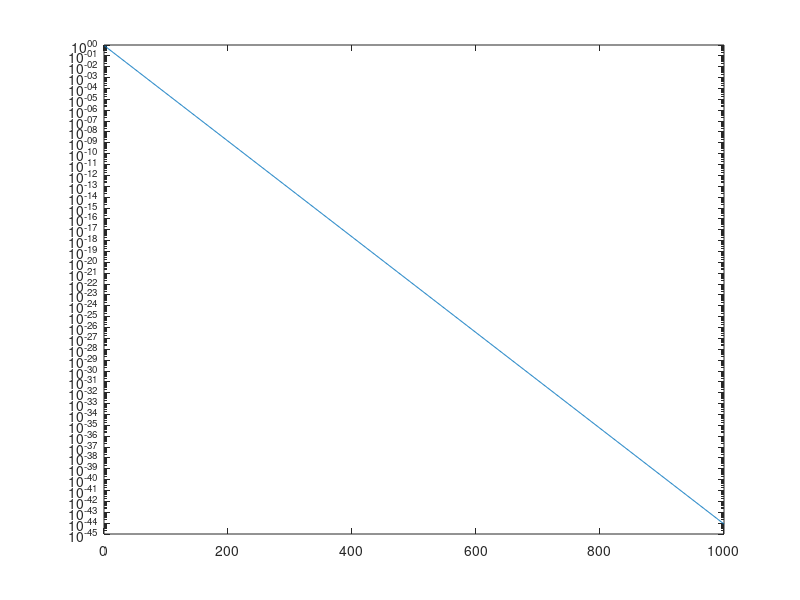

The MATLAB source for this figure: (Note: this script raises an error after producing the figure.)
%% State Space
% m input varibles
% p output variables
% n state variables

% System can be represented as four matrices:
%    n m
% n[ A B ]
% p[ C D ]
% 
% Where,
% A nxn
% B nxm
% C pxn
% D pxm

%% Discrete
% x[n+1] = Ax[n] + Bu[n]
% y[n] = Cx[n] + Du[n]
%
% or in the Z domain,
% zX(z) = AX(z) + BU(z)
% Y(z) = CX(z) + DU(z)

% State transition matrix: Phi(n) = A^n

% If 0 input: x[n] = A^n*x[0]
% Need |eig(A)| < 1

 A = [1/5 1/3; 1/2 2/3]; % stable
% A = [1 1/3; 1/2 2/3];  % unstable
eig(A)                  % computes the eigenvalues of a matrix

t = 1:1000;
v = zeros(1,1000);
An = A;
for i = 1:1000
    An = An*A;
    v(i) = norm(An,'fro');
end

figure;
semilogy(t,v)

%% ss2tf
% SISO
B = [1 ;1]; % 2x1 -> 1 input
C = [1 1];  % 1x2 -> 1 output
D = 0;

% Remember: H(z) = C((zI-A)^-1)B+D
[b,a] = ss2tf(A,B,C,D);

[z,p,k] = tf2zpk(b,a)   % poles = eig(A)

%% MIMO
% With MIMO systems, there is a transfer function for each input -> output.
% Thus the transfer function is actually a transfer function matrix, each
% entry being a transfer function between an input an output.
% We represent the transfer function from input j to output i by Hij.

% 2 inputs, 2 outputs
B = eye(2);
C = eye(2);
D = zeros(2);

[b,a] = ss2tf(A,B,C,D,2)

% Here there are 2 inputs and 2 outputs. For ss2tf, you can't return a
% whole transfer function matrix. You can only return the transfer
% functions for each input separately.
% Here, there are 2 transfer functions for each input since there are 2
% outputs. The denominator vector, a, is shared between the transfer
% functions and the numerators are stored in a matrix with row j
% corresponding to Hij

%% tf2ss
% Only one input
b = [0 2 3; 1 2 1];
a = [1 0.4 1];

[A,B,C,D] = tf2ss(b,a)

%% Continuous
% x'(t) = Ax(t) + Bu(t)
% y(t) = Cx(t) + Du(t)

% State transition matrix: Phi(t) = e^At

% If 0 input: x(t) = e^At*x(0)
% Need Re(eig(A)) < 0

% A = [1/5 1/3; 1/2 2/3];     % unstable
A = [-1/5 1/3; -1/2 -2/3]; % stable
eig(A)

t = 1:1000;
v = zeros(1,1000);
for i = 1:1000
    Aexp = expm(A*i);
    v(i) = norm(Aexp,'fro');
end

figure;
semilogy(t,v)

% Similarly, the transfer function matrix for the state space system is:
% H(s) = C((sI-A)^-1)B+D.

%% State Space Example
x = ones(3,1);  % state variables

%%
load A.mat
abs(eig(A))

%%
C = [1 -1 1;
     0 1 0;
     0 -1 0];
 
B = [1/4 1/4 0;
     1/4 1/2 1/4;
     0 1/4 1/2];
 
D = eye(3);

%% Simulating State Space
X = zeros(100,1);
Y = X;
Z = Y;
U = Z;
V = U;
W = V;
for k = 1:10000
    u = zeros(3,1);     % input
    y = C*x + D*u;
    x = A*x + B*u;
    X(k) = real(x(1));
    Y(k) = real(x(2));
    Z(k) = real(x(3));
    U(k) = real(y(1));
    V(k) = real(y(2));
    W(k) = real(y(3));
end
%%
plot([X,Y,Z])
legend('X','Y','Z')
%%
plot([U,V,W])
legend('U','V','W')
%%
comet3(X,Y,Z)

%%
comet3(U,V,W)
